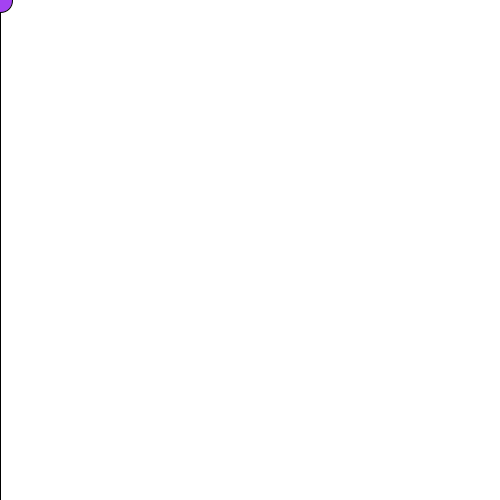
Frame 1 (no input)
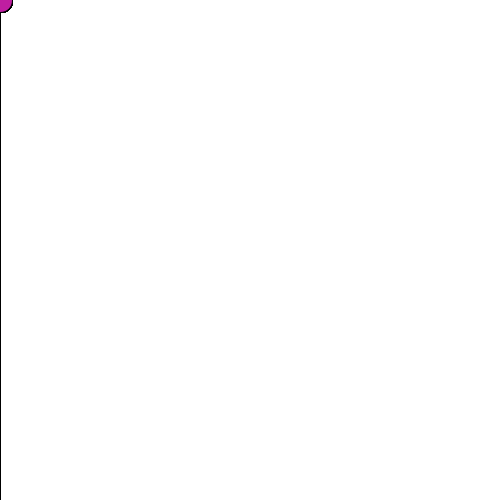
Frame 60 (the mouse pressed at the canvas centre just before this capture)
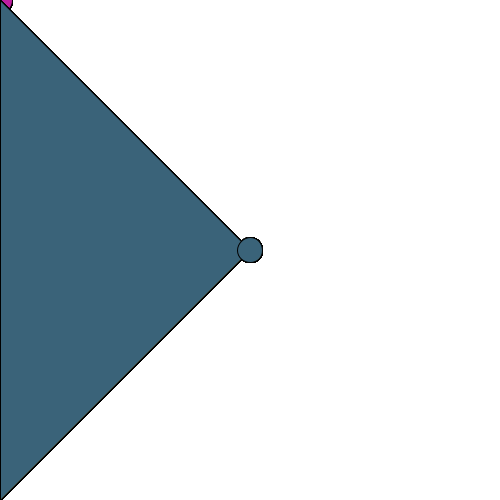
Frame 120 (the mouse held since frame 60 and released just before this capture)

The Processing sketch that drew these frames (run headless with seeded random() and noise(); from frame 60 on, the mouse is pressed at the canvas centre):

// Processing sketch: processing_61813
// ── processing_61813.pde

void setup(){
size (500,500);
background(255);
smooth();
}
/* definições do programa*/

void draw(){
int x3=mouseX;
int y3=mouseY;
/* declaração da variavel do ponto 3, estas terão o valor da posição do rato*/
fill (random(255), random(255),random(255));
/*random de cores*/
triangle(0, 0, 0, height, x3, y3);
/*desenho dos triangulos*/
ellipse (x3, y3, 25,25);
/*desenho das bolas no ponto 3 do triangulo*/
}
